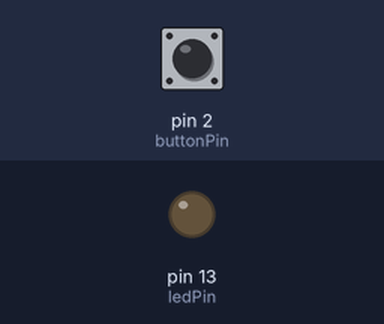
The sketch below on a simulated Arduino Uno, built with avr-gcc and run on an emulated ATmega328P. Shown: output pins drawn as LEDs (lit = HIGH). The inputs (shaded band) are chosen by the test bench; at power-on: pin 2 (buttonPin) HIGH.

Above: at 1.2 s.
1.3 s: pin 2 (buttonPin) pulled LOW for 0.15 s
At 1.37 s:
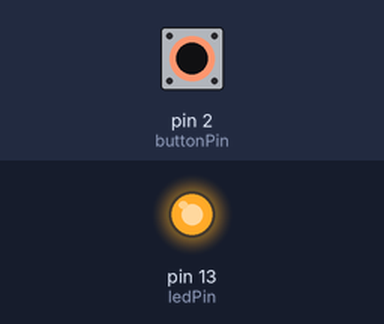
2.9 s: pin 2 (buttonPin) pulled LOW for 3.2 s
At 7.3 s:
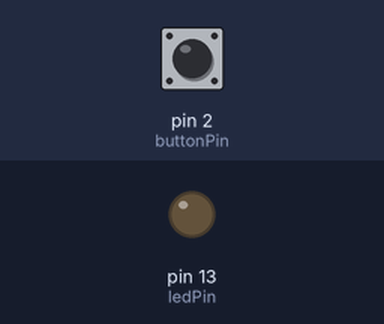
Timing chart, 0 to 8.8 s (numbered marks = the images above; inputs shaded):
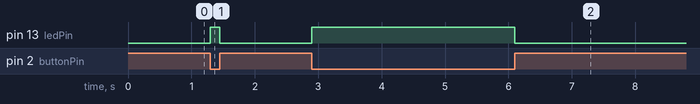

The sketch:

sketch_jul22a_Hardware_brace.ino
```cpp
const int buttonPin = 2;
const int ledPin = 13;


void setup() {
  pinMode(ledPin, OUTPUT);
  pinMode(buttonPin, INPUT_PULLUP);  // Включение внутреннего подтягивающего резистора
}

void loop() {
  int buttonState = digitalRead(buttonPin);
  digitalWrite(ledPin, !buttonState);  // Инвертируем, так как INPUT_PULLUP дает HIGH при отпущенной кнопке
}
```

Measured:
- after the input at 1.3 s, pin 13 (ledPin): LOW → HIGH at once, → LOW 0.15 s later
- after the input at 2.9 s, pin 13 (ledPin): LOW → HIGH at once, → LOW 3.2 s later
